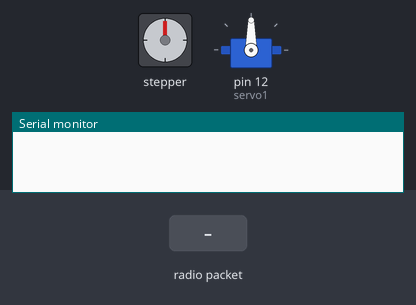
A sketch run on a simulated Arduino Uno, built with avr-gcc and run on an emulated ATmega328P. On the bench: stepper motor, servo, the last lines printed to the serial monitor. Wiring (inferred from the names in the program): stepper motor driver (200 steps per turn assumed): step pin 2; direction pin 5. The test bench sets the inputs (shaded band). No radio packets arrive unless stated.

Above: at 1.2 s.
1.3 s: radio packet "2" arrives
At 1.7 s:
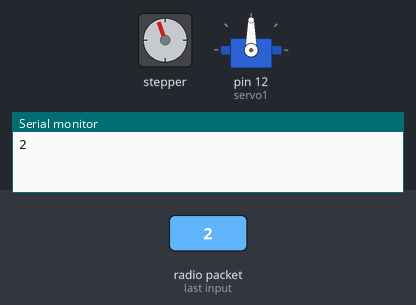
2.8 s: radio packet "2" arrives
At 4.0 s:
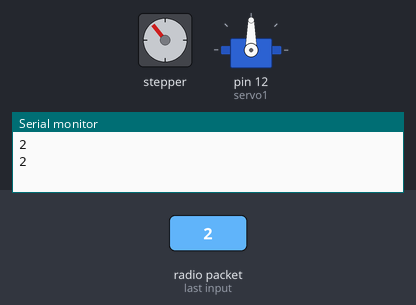
4.3 s: radio packet "4" arrives
At 5.2 s:
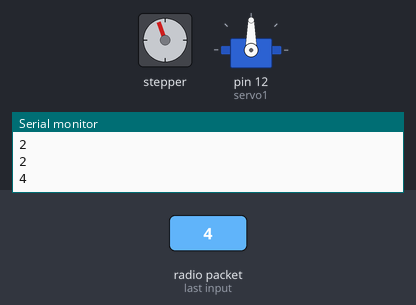
Timing chart, 0 to 7.3 s (numbered marks = the images above; inputs shaded):
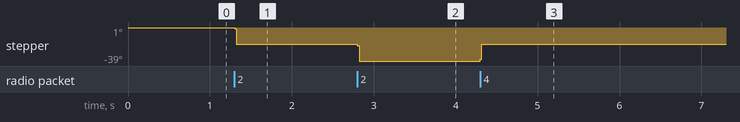

Measured:
- after the input at 1.3 s, stepper: goes -1° 0.02 s, then -19°, starting at once
- after the input at 2.8 s, stepper: goes -21° 0.02 s, then -39°, starting at once
- after the input at 4.3 s, stepper: goes -37° 0.02 s, then -19°, starting at once

The sketch:

SERVO_ET_PAS_A_PAS_SUR_V3.ino
```cpp
#include <Servo.h>
#include <RH_ASK.h>

#ifdef RH_HAVE_HARDWARE_SPI
#include <SPI.h> // Nécessaire pour la compilation
#endif

RH_ASK driver(2000, 9, 4, 14); // Fréquence, RX, TX, PTT – TX et PTT ne sont pas utilisés ici

const int stepPin = 2;
const int dirPin = 5;
int eje1 = 90; // Variable pour la position du servo
int b = 0;     // Variable pour déterminer la position équivalente du joystick
bool clockwise = true; // Variable pour déterminer la direction du moteur

Servo servo1;

void setup()
{
    Serial.begin(115200); // Pour le débogage uniquement
    if (!driver.init())
        Serial.println("init failed");

    servo1.attach(12);
    servo1.write(90);

    pinMode(stepPin, OUTPUT);
    pinMode(dirPin, OUTPUT);
}

void loop()
{
  uint8_t buf[RH_ASK_MAX_MESSAGE_LEN];
  uint8_t buflen = sizeof(buf);


  if (driver.recv(buf, &buflen)) // Non bloquant
  {
    String rcv;
    for (int i = 0; i < buflen; i++)
    {
      rcv += (char)buf[i];
    }
    Serial.println(rcv);
    int b = rcv.toInt();
    digitalWrite(stepPin, LOW);
        if (b == 1)
        {
        digitalWrite(stepPin, LOW);
        eje1 += 5;
        if (eje1 > 180) eje1 = 180; // Limiter à l'angle maximum
        servo1.write(eje1);
        delay(50);
        }
        else if (b == 3)
        {
        digitalWrite(stepPin, LOW);
        eje1 -= 5;
        if (eje1 < 0) eje1 = 0; // Limiter à l'angle minimum
        servo1.write(eje1);
        delay(50);
        }
        else if (b == 4)
        {
        digitalWrite(dirPin, HIGH); // Sens horaire

        for (int t=0; t<10; t++){
        // Générer les impulsions pour faire tourner le moteur
        digitalWrite(stepPin, HIGH);
        delayMicroseconds(1000);
        digitalWrite(stepPin, LOW);
        delayMicroseconds(1000);
        }

        digitalWrite(stepPin, HIGH);
        //digitalWrite(stepPin, LOW);
        }
        else if (b == 2)
        {
        digitalWrite(dirPin, LOW); // Sens antihoraire
        for (int t=0; t<10; t++){
        // Générer les impulsions pour faire tourner le moteur
        digitalWrite(stepPin, HIGH);
        delayMicroseconds(1000);
        digitalWrite(stepPin, LOW);
        delayMicroseconds(1000);
      }

        digitalWrite(stepPin, HIGH);
        //digitalWrite(stepPin, LOW);
        }
        else
        {
        //digitalWrite(stepPin, LOW);
        delayMicroseconds(1000);
        }

  }
}
```
